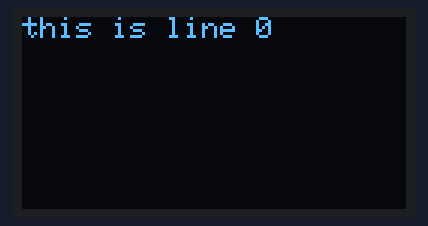
Bench run of a sketch on a simulated Arduino Uno, built with avr-gcc and run on an emulated ATmega328P. Shown: 128×64 one-colour display.

Above: at 0.1 s.
At 4.9 s:
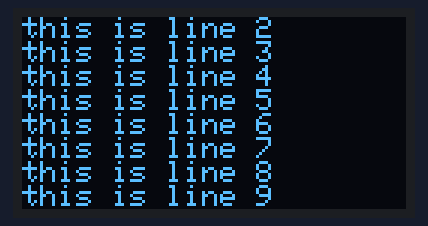
At 9.8 s:
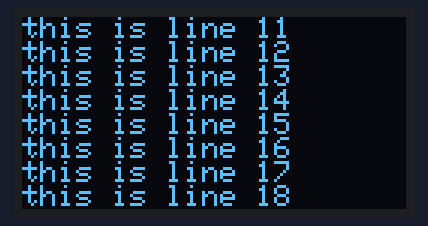
At 19.5 s:
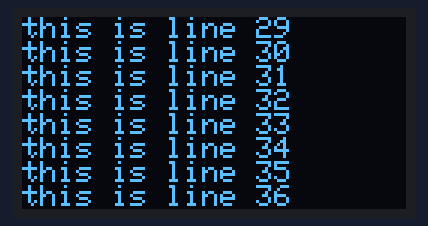
At 29.7 s:
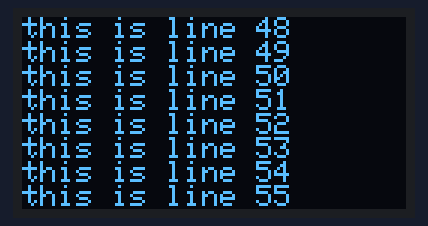
At 39.5 s:
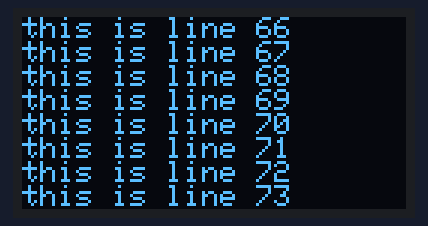

The sketch:

DiagDisplayExample.ino
```cpp
#include "DiagDisp.h"
void setup() {
  // put your setup code here, to run once:
startDiagDisplay();
}
int i = 0;
char buf[21];
void loop() {
  // put your main code here, to run repeatedly:
sprintf(buf,"this is line %d",i);
displayln(buf);
  i++;
delay(500);
}
```

DiagDisp.cpp
```cpp
// (licence header left out)
#include "Arduino.h"
#include "DiagDisp.h"
Adafruit_SH1106G display = Adafruit_SH1106G(SCREEN_WIDTH, SCREEN_HEIGHT, &Wire, OLED_RESET);

int line=0;
char lines[MAX_LINES][21];

void startDiagDisplay() {
  display.begin(0x3C, true);
}

void displayln(char txt[21]) {
  display.setTextSize(1);
  display.setTextColor(SH110X_WHITE);
  display.clearDisplay();
  if (line <=MAX_LINES - 1){ //fill the first x lines up
    strcpy(lines[line],txt);
    line++;
  } else {
    for (int i = 0; i <= MAX_LINES - 2; i++) { //move all lines up by 1
    strcpy(lines[i],lines[i+1]);
    }
    strcpy(lines[MAX_LINES - 1],txt); // copy the new last line in
    line = MAX_LINES;
  }
  display.setCursor(0, 0);
  for (int i = 0; i <= MAX_LINES - 1; i++) { // populate the display
    display.println(lines[i]);
  }
  display.display();
}
```

DiagDisp.h
```cpp
// (licence header left out)
#ifndef DiagDisp_h
#define DiagDisp_h
#include "Arduino.h"

#include <SPI.h>
#include <Wire.h>
#include <Adafruit_GFX.h>
#include <Adafruit_SH110X.h>

#define SCREEN_WIDTH 128 // OLED display width, in pixels
#define SCREEN_HEIGHT 64 // OLED display height, in pixels
#define OLED_RESET 4
#define MAX_LINES 8


    void displayln(char txt[21]);
    void startDiagDisplay();

#endif
```

Measured:
- what the display in image 1 shows lasts 0.5 s, from 4.9 s to 5.4 s
